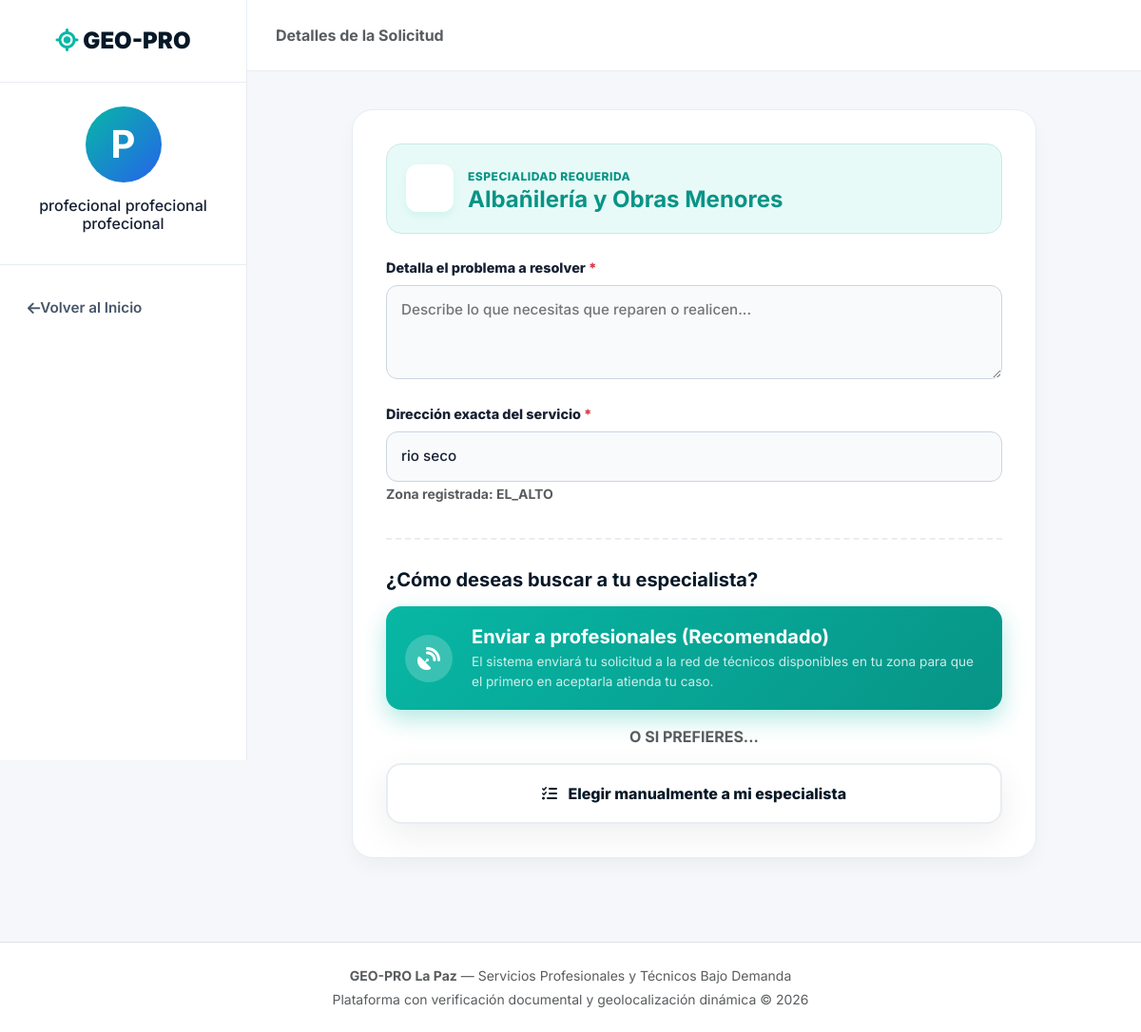
/public/cliente/buscarEspecialista?cat=5 (signed in), run on the app's committed database.
### tables this page shows
CREATE TABLE `categorias` (
  `id_categoria` int(11) NOT NULL,
  `nombre_categoria` varchar(100) NOT NULL,
  `slug` varchar(120) NOT NULL,
  `descripcion` text DEFAULT NULL,
  `tipo_clasificacion` enum('TECNICO','EMPIRICO_OFICIO','AMBOS') NOT NULL DEFAULT 'AMBOS',
  `icono_fa` varchar(50) DEFAULT 'fa-solid fa-wrench',
  `estado` tinyint(1) NOT NULL DEFAULT 1,
  `fecha_creacion` timestamp NOT NULL DEFAULT current_timestamp()
);

CREATE TABLE `clientes` (
  `id_cliente` int(11) NOT NULL,
  `id_usuario` int(11) NOT NULL,
  `direccion_referencia` varchar(255) NOT NULL,
  `zona` varchar(100) NOT NULL,
  `latitud_predeterminada` decimal(10,8) DEFAULT NULL,
  `longitud_predeterminada` decimal(11,8) DEFAULT NULL
);

### app/controllers/ClienteController.php (called while the page is built, shortened)
<?php
class ClienteController extends Controller {
    public function buscarEspecialista() {
        $idUsuario = (int) $_SESSION['user_id'];
        $descripcionProblema = $_POST['descripcion'] ?? '';
        $idCategoriaDirecta = $_GET['cat'] ?? null;
        $db = Database::getInstance()->getConnection();
        $categorias = $db->query("SELECT * FROM categorias WHERE estado = 1")->fetchAll(PDO::FETCH_ASSOC);
        $categoriaDetectada = null;
        $esBusquedaIA = false;
        if ($idCategoriaDirecta) {
            $stmt = $db->prepare("SELECT * FROM categorias WHERE id_categoria = :id");
            $stmt->execute([':id' => $idCategoriaDirecta]);
            $categoriaDetectada = $stmt->fetch(PDO::FETCH_ASSOC);
        } else if (!empty($descripcionProblema)) {
            $esBusquedaIA = true;
            $descLower = strtolower($descripcionProblema);
            foreach ($categorias as $cat) {
                $nombreCat = strtolower($cat['nombre_categoria']);
                if ((str_contains($descLower, 'luz') || str_contains($descLower, 'electric')) && str_contains($nombreCat, 'electr')) {
                    $categoriaDetectada = $cat; break;
                }
                if ((str_contains($descLower, 'agua') || str_contains($descLower, 'tubo') || str_contains($descLower, 'fuga')) && str_contains($nombreCat, 'plomer')) {
                    $categoriaDetectada = $cat; break;
                }
            }
            if (!$categoriaDetectada && count($categorias) > 0) $categoriaDetectada = $categorias[0];
        }
        $listaProfesionales = [];
        if ($categoriaDetectada) {
            $stmtProf = $db->prepare("
                SELECT p.id_profesional, u.nombre, u.apellido,
                       pl.nombre_plan, pl.posicionamiento_destacado,
                       p.descripcion_servicio, p.tarifa_base,
                       COALESCE(vw.promedio_estrellas, 5.0) AS promedio_estrellas,
                       (SELECT COUNT(*) FROM clientes_favoritos cf
                        INNER JOIN clientes c ON cf.id_cliente = c.id_cliente
                        WHERE cf.id_profesional = p.id_profesional AND c.id_usuario = :id_usuario_fav) as es_favorito
                FROM profesionales p
                INNER JOIN usuarios u ON p.id_usuario = u.id_usuario
                INNER JOIN planes_suscripcion pl ON p.id_plan = pl.id_plan
                LEFT JOIN vw_metricas_profesionales vw ON p.id_profesional = vw.id_profesional
                WHERE p.id_categoria = :id_categoria
                  AND p.estado_validacion = 'APROBADO'
                  AND p.estado_disponibilidad = 'DISPONIBLE'
                  AND p.tokens_disponibles > 0
                  AND p.id_usuario != :id_usuario_propio
                ORDER BY es_favorito DESC, pl.posicionamiento_destacado DESC, pl.precio DESC, promedio_estrellas DESC
            ");
            $stmtProf->execute([
                ':id_categoria' => $categoriaDetectada['id_categoria'],
                ':id_usuario_fav' => $idUsuario,
                ':id_usuario_propio' => $idUsuario
            ]);
            $listaProfesionales = $stmtProf->fetchAll(PDO::FETCH_ASSOC);
        }
        $stmtC = $db->prepare("SELECT direccion_referencia, zona FROM clientes WHERE id_usuario = :id_usuario");
        $stmtC->execute([':id_usuario' => $idUsuario]);
        $clienteInfo = $stmtC->fetch(PDO::FETCH_ASSOC);
        $this->view('cliente/buscar_especialista', [
            'titulo' => 'GEO-PRO | Detalles del Servicio',
            'problemaOriginal' => $descripcionProblema,
            'categoria' => $categoriaDetectada,
            'profesionales' => $listaProfesionales,
            'esBusquedaIA' => $esBusquedaIA,
            'clienteInfo' => $clienteInfo
        ]);
    }
}

### public/index.php (called while the page is built, shortened)
<?php
$app = new Router();
$app->run();

### app/views/cliente/buscar_especialista.php (the view, shortened to what this page needs)
<?php require_once "../app/views/layouts/header.php"; ?>
<div class="cli-wrapper">
    <aside class="cli-sidebar">
        <div class="sidebar-brand"><i class="fa-solid fa-location-crosshairs" style="color:var(--geo-primary);"></i> GEO-PRO</div>
        <div class="sidebar-profile">
            <div class="sidebar-avatar"><?= strtoupper(substr($_SESSION['user_nombre'] ?? 'C', 0, 1)) ?></div>
            <h6><?= htmlspecialchars($_SESSION['user_nombre'] ?? 'Cliente') ?></h6>
        </div>
        <ul class="sidebar-menu">
            <li><a href="<?= BASE_URL ?>/cliente/dashboard"><i class="fa-solid fa-arrow-left"></i> Volver al Inicio</a></li>
        </ul>
    </aside>
    <main class="cli-main-content">
        <header class="cli-topbar">
            <div class="fw-bold text-muted">Detalles de la Solicitud</div>
        </header>
        <div class="dashboard-content">
            <?php if ($categoria): ?>
                <div id="mainFormScreen" style="display: <?= $esBusquedaIA ? 'none' : 'block' ?>;">
                    <div class="request-form-card">
                        <div class="detected-card">
                            <div class="detected-icon"><i class="<?= htmlspecialchars($categoria['icono_fa']) ?>"></i></div>
                            <div>
                                <span style="font-weight:800; font-size:0.75rem; text-transform:uppercase; letter-spacing: 0.5px;">Especialidad Requerida</span>
                                <h4 class="m-0 fw-bold"><?= htmlspecialchars($categoria['nombre_categoria']) ?></h4>
                            </div>
                        </div>
                        <form id="assignForm" method="POST" action="<?= BASE_URL ?>/cliente/registrarPedido">
                            <div class="form-group-custom">
                                <label for="descripcion">Detalla el problema a resolver <span class="text-danger">*</span></label>
                                <textarea name="descripcion" id="descripcion" rows="3" class="form-control-custom" required placeholder="Describe lo que necesitas que reparen o realicen..."><?= htmlspecialchars($problemaOriginal ?? '') ?></textarea>
                            </div>
                            <div class="form-group-custom">
                                <label for="direccion_servicio">Dirección exacta del servicio <span class="text-danger">*</span></label>
                                <input type="text" name="direccion_servicio" id="direccion_servicio" class="form-control-custom" required value="<?= htmlspecialchars($clienteInfo['direccion_referencia'] ?? '') ?>" placeholder="Calle, número de casa, etc.">
                                <small class="text-muted fw-bold">Zona registrada: <?= htmlspecialchars($clienteInfo['zona'] ?? 'La Paz') ?></small>
                            </div>
                            <div class="assignment-section">
                                <h5 class="fw-bold mb-3" style="color:var(--geo-dark);">¿Cómo deseas buscar a tu especialista?</h5>
                                <button type="button" class="btn-auto-cascade" onclick="submitCascada()">
                                    <div class="btn-auto-icon"><i class="fa-solid fa-satellite-dish"></i></div>
                                    <div>
                                        <h5 class="fw-bold mb-1 m-0 text-white">Enviar a profesionales (Recomendado)</h5>
                                        <p class="m-0" style="color: rgba(255,255,255,0.8); font-size: 0.85rem;">
                                            El sistema enviará tu solicitud a la red de técnicos disponibles en tu zona para que el primero en aceptarla atienda tu caso.
                                        </p>
                                    </div>
                                </button>
                                <div class="text-center fw-bold text-muted my-3">O SI PREFIERES...</div>
                                <button type="button" class="btn-manual-toggle" onclick="mostrarListaManual()">
                                    <i class="fa-solid fa-list-check me-2"></i> Elegir manualmente a mi especialista
                                </button>
                            </div>
                        </form>
                    </div>
                </div>
            <?php endif; ?>
        </div>
    </main>
</div>
<?php require_once "../app/views/layouts/footer.php"; ?>

### public/css/style.css (style rules this page uses)
:root { --geo-primary: #0A192F; --geo-accent: #00BFA6; --geo-accent-hover: #019985; --geo-bg: #F4F7F6; --geo-card: #FFFFFF; --geo-text: #2D3748; }
body { font-family: 'Inter', sans-serif; background-color: var(--geo-bg); color: var(--geo-text); -webkit-font-smoothing: antialiased; }

### app/views/layouts/header.php (style rules this page uses)
:root { --geo-header-dark: #071827; --geo-header-dark-2: #0b2435; --geo-accent: #08c2b1; --geo-accent-dark: #07998d; --geo-header-text: #f8fafc; --geo-header-muted: #9eb0bd; --geo-border: rgba(255,255,255,.09); --geo-dropdown-shadow: 0 25px 70px rgba(3, 15, 27, .18), 0 5px 18px rgba(3, 15, 27, .08); }

### data on the page
categorias: nombre_categoria "Albañilería y Obras Menores"
clientes: direccion_servicio "rio seco", zona "EL_ALTO"

### other printed values
substr($_SESSION['user_nombre'] ?? 'C', 0, 1) "P"
$_SESSION['user_nombre'] "profecional profecional profecional"
